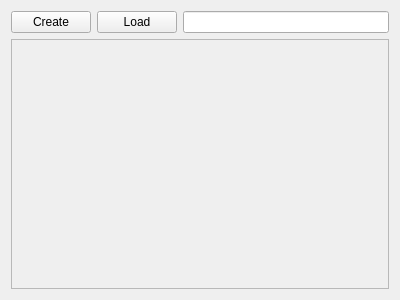
<?xml version="1.0" encoding="UTF-8"?>
<ui version="4.0">
 <class>SentencesWidget</class>
 <widget class="QWidget" name="SentencesWidget">
  <property name="geometry">
   <rect>
    <x>0</x>
    <y>0</y>
    <width>400</width>
    <height>300</height>
   </rect>
  </property>
  <property name="windowTitle">
   <string>Form</string>
  </property>
  <layout class="QVBoxLayout" name="verticalLayout">
   <item>
    <layout class="QHBoxLayout" name="horizontalLayout">
     <item>
      <widget class="QPushButton" name="createButton">
       <property name="text">
        <string>Create</string>
       </property>
      </widget>
     </item>
     <item>
      <widget class="QPushButton" name="LoadButton">
       <property name="text">
        <string>Load</string>
       </property>
      </widget>
     </item>
     <item>
      <widget class="QLineEdit" name="loadSentenceLine"/>
     </item>
    </layout>
   </item>
   <item>
    <widget class="QScrollArea" name="scrollArea">
     <property name="widgetResizable">
      <bool>true</bool>
     </property>
     <widget class="QWidget" name="scrollAreaWidgetContents">
      <property name="geometry">
       <rect>
        <x>0</x>
        <y>0</y>
        <width>374</width>
        <height>231</height>
       </rect>
      </property>
     </widget>
    </widget>
   </item>
  </layout>
 </widget>
 <resources/>
 <connections>
  <connection>
   <sender>createButton</sender>
   <signal>clicked()</signal>
   <receiver>SentencesWidget</receiver>
   <slot>addSentence()</slot>
   <hints>
    <hint type="sourcelabel">
     <x>38</x>
     <y>30</y>
    </hint>
    <hint type="destinationlabel">
     <x>5</x>
     <y>88</y>
    </hint>
   </hints>
  </connection>
  <connection>
   <sender>LoadButton</sender>
   <signal>clicked()</signal>
   <receiver>SentencesWidget</receiver>
   <slot>load()</slot>
   <hints>
    <hint type="sourcelabel">
     <x>141</x>
     <y>39</y>
    </hint>
    <hint type="destinationlabel">
     <x>6</x>
     <y>172</y>
    </hint>
   </hints>
  </connection>
 </connections>
 <slots>
  <slot>addSentence()</slot>
  <slot>load()</slot>
 </slots>
</ui>
